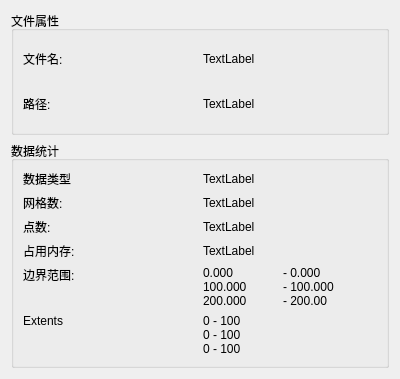
<?xml version="1.0" encoding="UTF-8"?>
<ui version="4.0">
 <class>igwInformationWidget</class>
 <widget class="QWidget" name="igwInformationWidget">
  <property name="geometry">
   <rect>
    <x>0</x>
    <y>0</y>
    <width>400</width>
    <height>379</height>
   </rect>
  </property>
  <property name="windowTitle">
   <string>Form</string>
  </property>
  <layout class="QGridLayout" name="gridLayout">
   <item row="0" column="0">
    <widget class="QGroupBox" name="groupBox">
     <property name="title">
      <string>文件属性</string>
     </property>
     <layout class="QGridLayout" name="gridLayout_3">
      <item row="0" column="0">
       <widget class="QLabel" name="labelFilename">
        <property name="text">
         <string>文件名:</string>
        </property>
        <property name="textInteractionFlags">
         <set>Qt::TextSelectableByKeyboard|Qt::TextSelectableByMouse</set>
        </property>
       </widget>
      </item>
      <item row="0" column="1">
       <widget class="QLabel" name="filename">
        <property name="text">
         <string>TextLabel</string>
        </property>
        <property name="wordWrap">
         <bool>true</bool>
        </property>
        <property name="textInteractionFlags">
         <set>Qt::TextSelectableByKeyboard|Qt::TextSelectableByMouse</set>
        </property>
       </widget>
      </item>
      <item row="1" column="0">
       <widget class="QLabel" name="labelPath">
        <property name="text">
         <string>路径:</string>
        </property>
       </widget>
      </item>
      <item row="1" column="1">
       <widget class="QLabel" name="path">
        <property name="text">
         <string>TextLabel</string>
        </property>
        <property name="wordWrap">
         <bool>true</bool>
        </property>
        <property name="textInteractionFlags">
         <set>Qt::TextSelectableByKeyboard|Qt::TextSelectableByMouse</set>
        </property>
       </widget>
      </item>
     </layout>
    </widget>
   </item>
   <item row="1" column="0">
    <widget class="QGroupBox" name="groupBox_2">
     <property name="title">
      <string>数据统计</string>
     </property>
     <layout class="QGridLayout" name="gridLayout_2">
      <item row="2" column="1">
       <widget class="QLabel" name="pointCount">
        <property name="text">
         <string>TextLabel</string>
        </property>
        <property name="wordWrap">
         <bool>true</bool>
        </property>
        <property name="textInteractionFlags">
         <set>Qt::TextSelectableByKeyboard|Qt::TextSelectableByMouse</set>
        </property>
       </widget>
      </item>
      <item row="0" column="0">
       <widget class="QLabel" name="labelDataType">
        <property name="text">
         <string>数据类型</string>
        </property>
       </widget>
      </item>
      <item row="1" column="0">
       <widget class="QLabel" name="labelCellCount">
        <property name="text">
         <string>网格数:</string>
        </property>
       </widget>
      </item>
      <item row="1" column="1">
       <widget class="QLabel" name="cellCount">
        <property name="text">
         <string>TextLabel</string>
        </property>
        <property name="wordWrap">
         <bool>true</bool>
        </property>
        <property name="textInteractionFlags">
         <set>Qt::TextSelectableByKeyboard|Qt::TextSelectableByMouse</set>
        </property>
       </widget>
      </item>
      <item row="3" column="0">
       <widget class="QLabel" name="labelMemory">
        <property name="text">
         <string>占用内存:</string>
        </property>
       </widget>
      </item>
      <item row="4" column="1">
       <widget class="QLabel" name="bounds">
        <property name="text">
         <string>0.000	- 0.000
100.000	- 100.000
200.000	- 200.00</string>
        </property>
        <property name="alignment">
         <set>Qt::AlignLeading|Qt::AlignLeft|Qt::AlignTop</set>
        </property>
        <property name="wordWrap">
         <bool>true</bool>
        </property>
        <property name="textInteractionFlags">
         <set>Qt::TextSelectableByKeyboard|Qt::TextSelectableByMouse</set>
        </property>
       </widget>
      </item>
      <item row="2" column="0">
       <widget class="QLabel" name="labelPointCount">
        <property name="text">
         <string>点数:</string>
        </property>
       </widget>
      </item>
      <item row="5" column="1">
       <widget class="QLabel" name="extents">
        <property name="text">
         <string>0 - 100
0 - 100
0 - 100</string>
        </property>
        <property name="wordWrap">
         <bool>true</bool>
        </property>
        <property name="textInteractionFlags">
         <set>Qt::TextSelectableByKeyboard|Qt::TextSelectableByMouse</set>
        </property>
       </widget>
      </item>
      <item row="3" column="1">
       <widget class="QLabel" name="memory">
        <property name="text">
         <string>TextLabel</string>
        </property>
        <property name="textInteractionFlags">
         <set>Qt::TextSelectableByKeyboard|Qt::TextSelectableByMouse</set>
        </property>
       </widget>
      </item>
      <item row="0" column="1">
       <widget class="QLabel" name="dataType">
        <property name="text">
         <string>TextLabel</string>
        </property>
        <property name="wordWrap">
         <bool>true</bool>
        </property>
        <property name="textInteractionFlags">
         <set>Qt::TextSelectableByKeyboard|Qt::TextSelectableByMouse</set>
        </property>
       </widget>
      </item>
      <item row="5" column="0">
       <widget class="QLabel" name="labelExtents">
        <property name="text">
         <string>Extents</string>
        </property>
        <property name="alignment">
         <set>Qt::AlignLeading|Qt::AlignLeft|Qt::AlignTop</set>
        </property>
       </widget>
      </item>
      <item row="4" column="0">
       <widget class="QLabel" name="labelBounds">
        <property name="text">
         <string>边界范围:</string>
        </property>
        <property name="alignment">
         <set>Qt::AlignLeading|Qt::AlignLeft|Qt::AlignTop</set>
        </property>
       </widget>
      </item>
     </layout>
    </widget>
   </item>
  </layout>
 </widget>
 <resources/>
 <connections/>
</ui>
